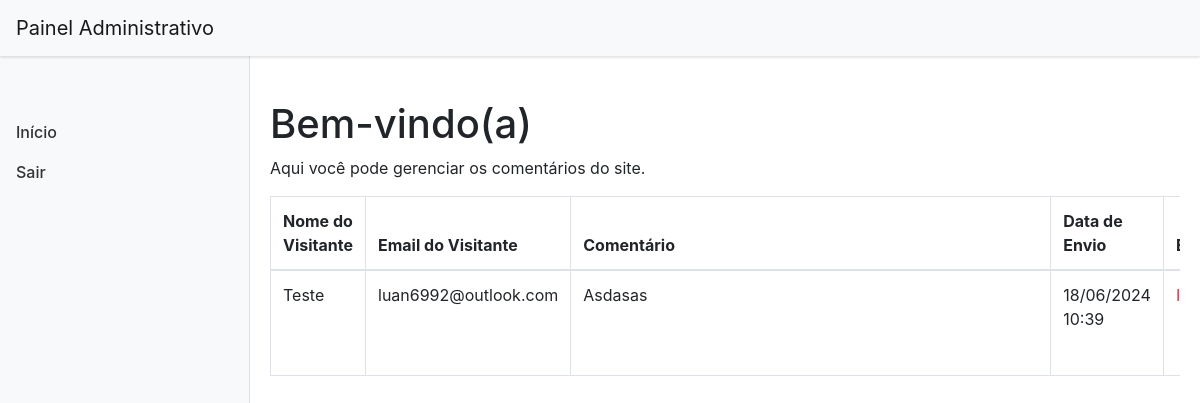
Page /pages/painel.php (signed in) on the committed database.
### tables this page shows
CREATE TABLE `commentaries` (
  `id` varchar(36) NOT NULL,
  `guest_name` varchar(255) NOT NULL,
  `guest_email` varchar(64) NOT NULL,
  `commentary` text NOT NULL,
  `created_at` timestamp NOT NULL DEFAULT current_timestamp(),
  `is_valid` tinyint(1) NOT NULL DEFAULT 1
);

### model/Commentary.php (called while the page is built, shortened)
<?php
class Commentary
{
    public function getAllComentaries()
    {
        try {
            $connection = Connection::connect();
            $stmt = $connection->prepare("SELECT * FROM commentaries");
            $stmt->execute();
            if ($stmt->rowCount() > 0) {
                $commentaries = $stmt->fetchAll(PDO::FETCH_ASSOC);
                return json_encode($commentaries);
            } else {
                return json_encode([]);
            }
        } catch (PDOException $e) {
            return json_encode(["error" => "Erro ao buscar os comentários: " . $e->getMessage()]);
        }
    }
}

### pages/painel.php (the view, shortened to what this page needs)
<?php
require "../model/Commentary.php";
$commentary = new Commentary();
$commentaries_json = $commentary->getAllComentaries();
$commentaries = json_decode($commentaries_json, true);
?>
<!DOCTYPE html>
<html lang="pt-BR">
<head>
    <link href="https://stackpath.bootstrapcdn.com/bootstrap/4.5.2/css/bootstrap.min.css" rel="stylesheet" />
    <link rel="stylesheet" href="../styles.css" />
</head>
<body>
    <nav class="navbar navbar-expand-lg navbar-light bg-light fixed-top">
        <a class="navbar-brand" href="#">Painel Administrativo</a>
    </nav>
    <div class="sidebar" id="sidebar">
        <nav class="sidebar-sticky">
            <ul class="nav flex-column">
                <li class="nav-item">
                    <a class="nav-link" href="../index.html">Início</a>
                </li>
                <li class="nav-item">
                    <a class="nav-link" href="logout.php">Sair</a>
                </li>
            </ul>
        </nav>
    </div>
    <div class="content">
        <h1 class="mt-4">Bem-vindo(a)</h1>
        <p>Aqui você pode gerenciar os comentários do site.</p>
        <div class="table-responsive">
            <table class="table table-bordered">
                <thead>
                    <tr>
                        <th>Nome do Visitante</th>
                        <th>Email do Visitante</th>
                        <th>Comentário</th>
                        <th>Data de Envio</th>
                        <th>Estado</th>
                    </tr>
                </thead>
                <tbody>
                    <?php
                    if (!empty($commentaries)) {
                        foreach ($commentaries as $commentary) {
                            $textColor = $commentary['is_valid'] ? 'text-success' : 'text-danger';
                    ?>
                            <tr>
                                <td><?php echo ucwords($commentary['guest_name']); ?></td>
                                <td><?php echo $commentary['guest_email']; ?></td>
                                <td class="comment-cell"><?php echo ucfirst($commentary['commentary']); ?></td>
                                <td><?php echo date('d/m/Y H:i', strtotime($commentary['created_at'])); ?></td>
                                <td class="<?php echo $textColor; ?>"><?php echo $commentary['is_valid'] ? 'Válido' : 'Inválido'; ?></td>
                            </tr>
                        <?php
                        }
                    } else {
                        ?>
                        <tr>
                            <td colspan="12" class=" text-center">Não há comentários disponíveis.</td>
                        </tr>
                    <?php
                    }
                    ?>
                </tbody>
            </table>
        </div>
    </div>
</body>
</html>

### styles.css (style rules this page uses)
body { width: 100%; overflow-x: hidden; }
.navbar { box-shadow: 0px 2px 2px rgba(0, 0, 0, 0.1); }

### pages/painel.php (style rules this page uses)
body { padding-top: 56px; }
.sidebar { position: fixed; top: 56px; bottom: 0; left: 0; z-index: 100; padding: 48px 0 0; box-shadow: inset -1px 0 0 rgba(0, 0, 0, .1); width: 250px; background-color: #f8f9fa; transition: all 0.3s; }
.sidebar-sticky { position: relative; top: 0; height: calc(100vh - 56px); padding-top: .5rem; overflow-x: hidden; overflow-y: auto; }
.sidebar .nav-link { font-weight: 500; color: #333; }
.content { margin-left: 250px; padding: 20px; }
.comment-cell { min-width: 40vw; }
@media (min-width: 768px) { .sidebar { left: 0; } }
@media (min-width: 768px) { .content { margin-left: 250px; } }
.table-responsive { overflow-x: auto; }

### rows in the picture
commentaries: guest_name "Teste", guest_email "luan6992@outlook.com", commentary "Asdasas", created_at "18/06/2024 10:39"
